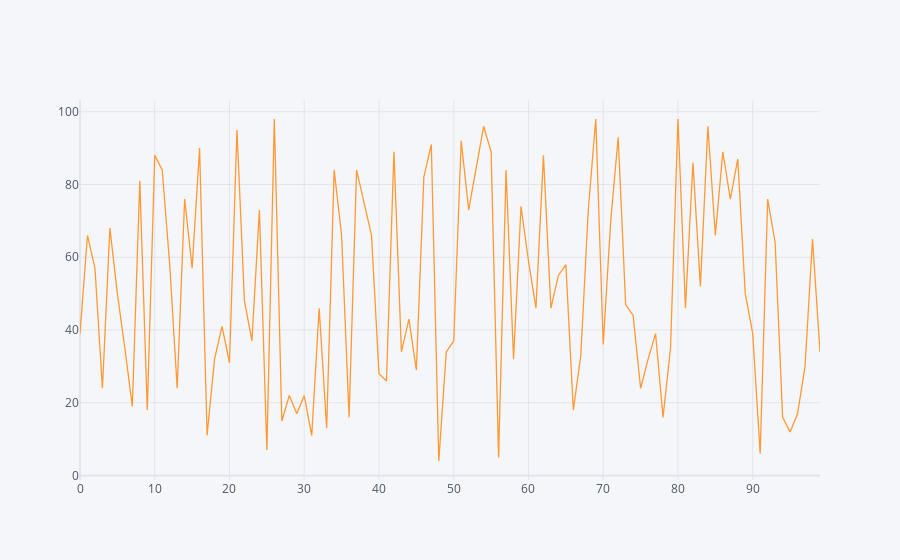

The notebook cell this image was saved under:
### Code cell
df1.iplot()

### Figure 1 — Plotly figure (JSON) as saved in the notebook; plotly's stock layout.template omitted (floating-point values rounded to 4 significant figures)
{"data": [{"line": {"color": "rgba(255, 153, 51, 1.0)", "dash": "solid", "shape": "linear", "width": 1.3}, "mode": "lines", "name": "0", "text": "", "type": "scatter", "x": [0, 1, 2, 3, 4, 5, 6, 7, 8, 9, 10, 11, 12, 13, 14, 15, 16, 17, 18, 19, 20, 21, 22, 23, 24, 25, 26, 27, 28, 29, 30, 31, 32, 33, 34, 35, 36, 37, 38, 39, 40, 41, 42, 43, 44, 45, 46, 47, 48, 49, 50, 51, 52, 53, 54, 55, 56, 57, 58, 59, 60, 61, 62, 63, 64, 65, 66, 67, 68, 69, 70, 71, 72, 73, 74, 75, 76, 77, 78, 79, 80, 81, 82, 83, 84, 85, 86, 87, 88, 89, 90, 91, 92, 93, 94, 95, 96, 97, 98, 99], "y": [39, 66, 57, 24, 68, 50, 35, 19, 81, 18, 88, 84, 58, 24, 76, 57, 90, 11, 32, 41, 31, 95, 48, 37, 73, 7, 98, 15, 22, 17, 22, 11, 46, 13, 84, 66, 16, 84, 75, 66, 28, 26, 89, 34, 43, 29, 82, 91, 4, 34, 37, 92, 73, 84, 96, 89, 5, 84, 32, 74, 59, 46, 88, 46, 55, 58, 18, 33, 73, 98, 36, 70, 93, 47, 44, 24, 32, 39, 16, 35, 98, 46, 86, 52, 96, 66, 89, 76, 87, 50, 39, 6, 76, 64, 16, 12, 17, 30, 65, 34]}], "layout": {"legend": {"bgcolor": "#F5F6F9", "font": {"color": "#4D5663"}}, "paper_bgcolor": "#F5F6F9", "plot_bgcolor": "#F5F6F9", "title": {"font": {"color": "#4D5663"}}, "xaxis": {"gridcolor": "#E1E5ED", "showgrid": true, "tickfont": {"color": "#4D5663"}, "title": {"font": {"color": "#4D5663"}, "text": ""}, "zerolinecolor": "#E1E5ED"}, "yaxis": {"gridcolor": "#E1E5ED", "showgrid": true, "tickfont": {"color": "#4D5663"}, "title": {"font": {"color": "#4D5663"}, "text": ""}, "zerolinecolor": "#E1E5ED"}}}
